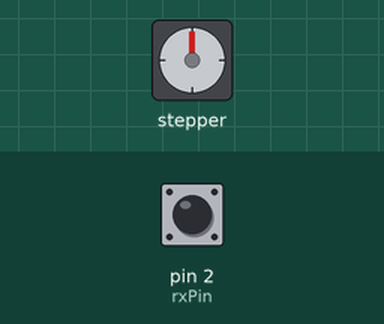
Recording of a sketch running on a simulated Arduino Uno, built with avr-gcc and run on an emulated ATmega328P. Parts: stepper motor. The inputs (shaded band) are chosen by the test bench; at power-on: pin 2 (rxPin) HIGH. Stepper angles assume 2048 steps per turn.

Above: at 1.2 s.
1.3 s: pin 2 (rxPin) pulled LOW for 0.15 s
At 3.1 s:
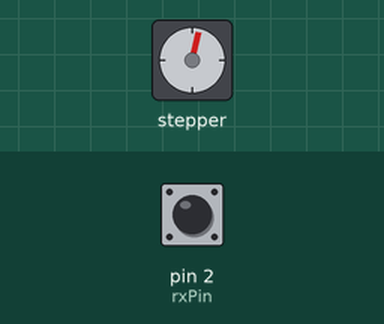
4.3 s: pin 2 (rxPin) pulled LOW for 1 s
At 6.6 s:
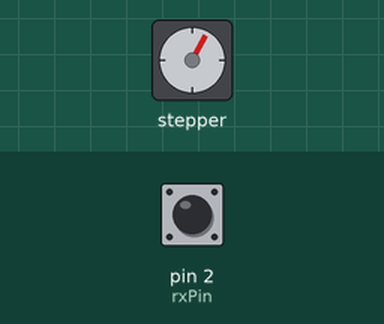
7.3 s: pin 2 (rxPin) pulled LOW for 0.15 s
At 9.4 s:
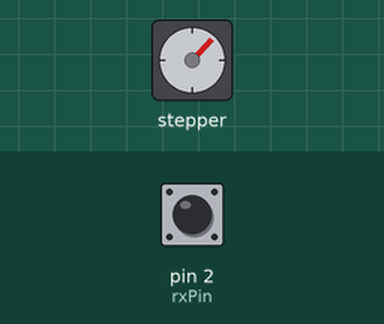
Timing chart, 0 to 10.9 s (numbered marks = the images above; inputs shaded):
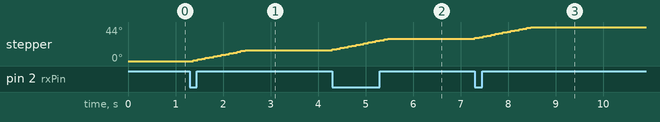

Measured:
- after the input at 1.3 s, stepper: turns 14° clockwise in 1.1 s, starting after 0.07 s
- after the input at 4.3 s, stepper: turns 15° clockwise in 1.2 s, starting at once
- after the input at 7.3 s, stepper: turns 15° clockwise in 1.2 s, starting at once

The sketch:

turnTableModule.ino
```cpp
//Motor is coded to rotate 15 degrees when input from Pi goes LOW.

//Arduino Stepper Library
#include <Stepper.h>

// Defines the number of steps per rotation
// 28BYJ-48 stepper motor has 32 steps per revolution with 64:1 gear reduction
// 64 * 32 = 2048
const int stepsPerRevolution = 2048;

// Flag to track whether the motor has turned or not
bool motorTurned = false;

// Connect motor shield pins IN1-IN3-IN2-IN4 to Arduino
Stepper myStepper = Stepper(stepsPerRevolution, 8, 10, 9, 11);

//Input signal from Pi
const int rxPin = 2;

void setup() {
  pinMode(rxPin, INPUT_PULLUP);
}

void loop() {
    if (digitalRead(rxPin) == LOW && !motorTurned) {

        // Rotate CW at 2 RPM
        myStepper.setSpeed(2);

        // Determine the number of steps for a 15-degree rotation
        // 360 / 15 = 24
        int stepsFor15Degrees = stepsPerRevolution / 24;
        myStepper.step(stepsFor15Degrees);
        motorTurned = true;
    }

    // Reset the flag when the rxPin signal goes high
    else if (digitalRead(rxPin) == HIGH && motorTurned) {
    motorTurned = false;
    }

}
```
